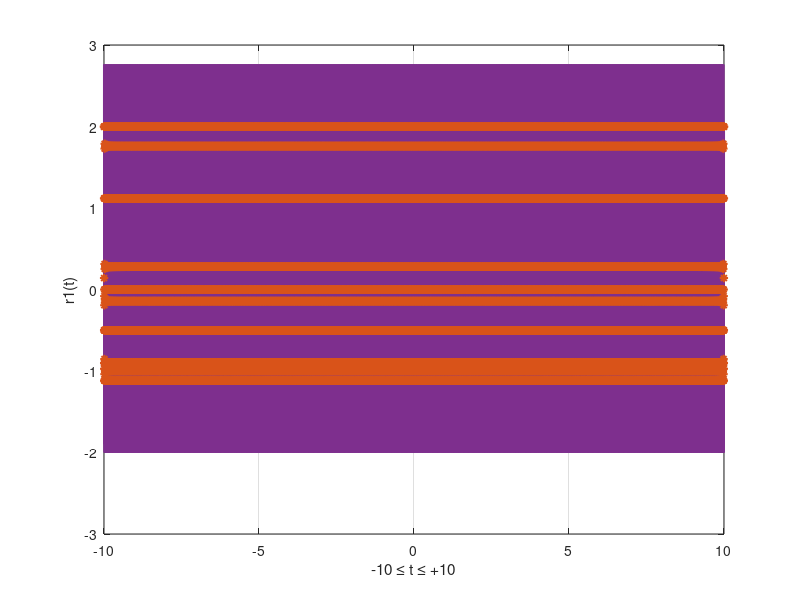

This figure's MATLAB source:
clc
clear

dt = 0.001;
t_min = -10 ;
t_max = 10;
t = (t_min:dt:t_max);

x1 = cos(100*pi*t);
x2 = cos(200*pi*t);
x3 = sin(500*pi*t);
x = x1+x2+x3;

Ts1 = 0.002;
t1 = (t_min : Ts1 : t_max);
Nmax1 = t_max/Ts1;
h1 = (-Nmax1 : 1 : Nmax1);
Xs1 = cos(100*pi*h1*Ts1) + cos(200*pi*h1*Ts1) + sin(500*pi*h1*Ts1);
r1 = zeros(1,length(t));

for k=1:1:length(t)
    r1(k)=Xs1 * sinc((t(k) - h1*Ts1)/Ts1)';
end

    figure ('Name','Reconstructed Signal for Ts1=0.002 sec');
   
    plot(t ,x, '-r', 'LineWidth', 1.5, 'Color', [0.4940, 0.1840, 0.5560]);
    hold on
    plot(t, r1, '*b', 'LineWidth', 1.5, 'Color', [0.8500, 0.3250, 0.0980]);
   
    xlabel('-10 \leq t \leq +10');
    ylabel('r1(t)');
    grid on 